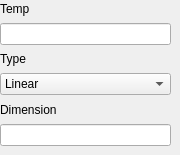
       <widget class="QWidget" name="SA_3">
        <widget class="QWidget" name="verticalLayoutWidget_11">
         <property name="geometry">
          <rect>
           <x>0</x>
           <y>0</y>
           <width>171</width>
           <height>146</height>
          </rect>
         </property>
         <layout class="QVBoxLayout" name="verticalLayout_19">
          <item>
           <widget class="QLabel" name="label_47">
            <property name="text">
             <string>Temp</string>
            </property>
           </widget>
          </item>
          <item>
           <widget class="QLineEdit" name="sa_temp_3"/>
          </item>
          <item>
           <widget class="QLabel" name="label_48">
            <property name="text">
             <string>Type</string>
            </property>
           </widget>
          </item>
          <item>
           <widget class="QComboBox" name="SA_type_3">
            <item>
             <property name="text">
              <string>Linear</string>
             </property>
            </item>
            <item>
             <property name="text">
              <string>Geometric</string>
             </property>
            </item>
           </widget>
          </item>
          <item>
           <widget class="QLabel" name="label_71">
            <property name="text">
             <string>Dimension</string>
            </property>
           </widget>
          </item>
          <item>
           <widget class="QLineEdit" name="SA_dim_3"/>
          </item>
         </layout>
        </widget>
       </widget>
